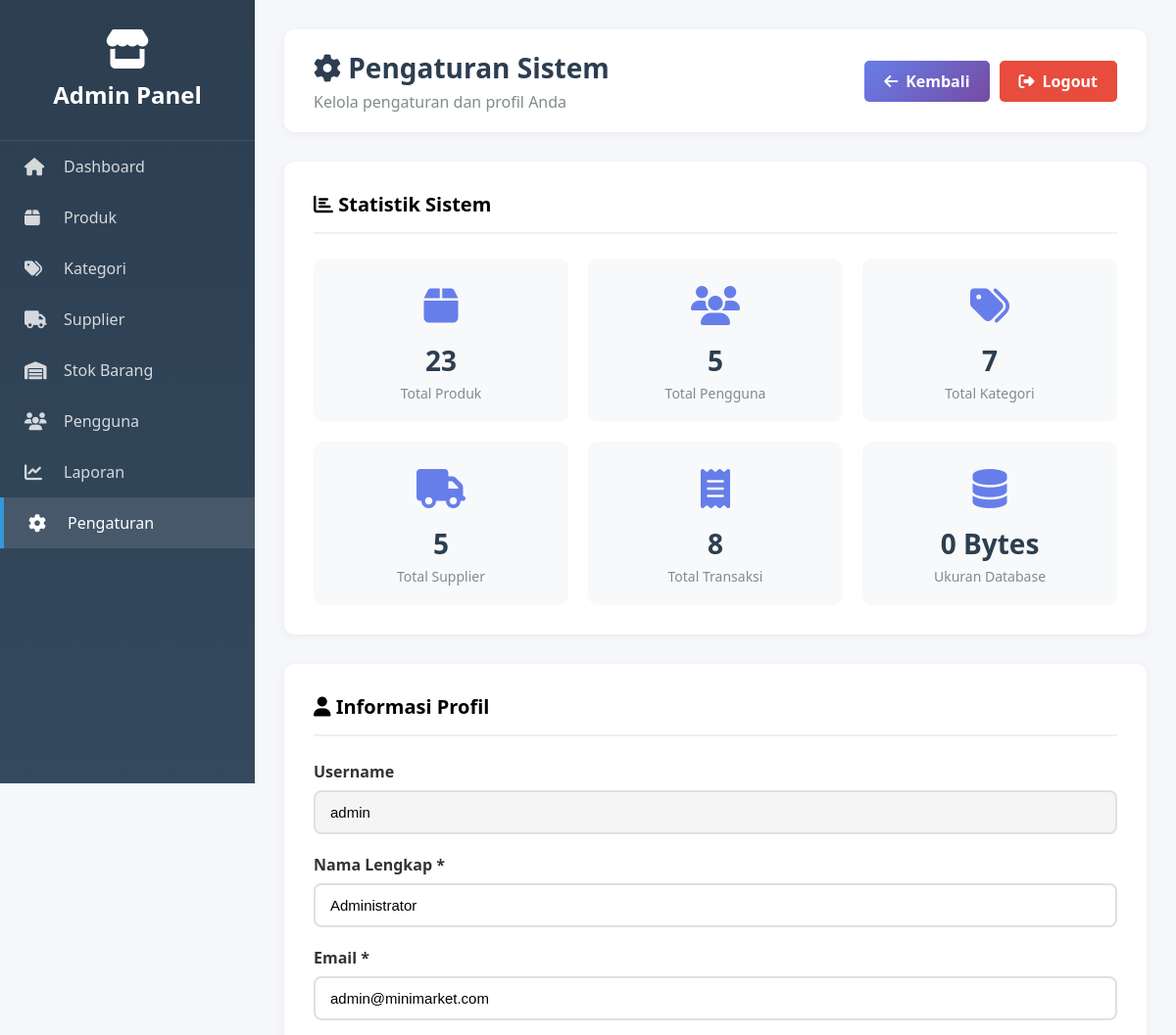
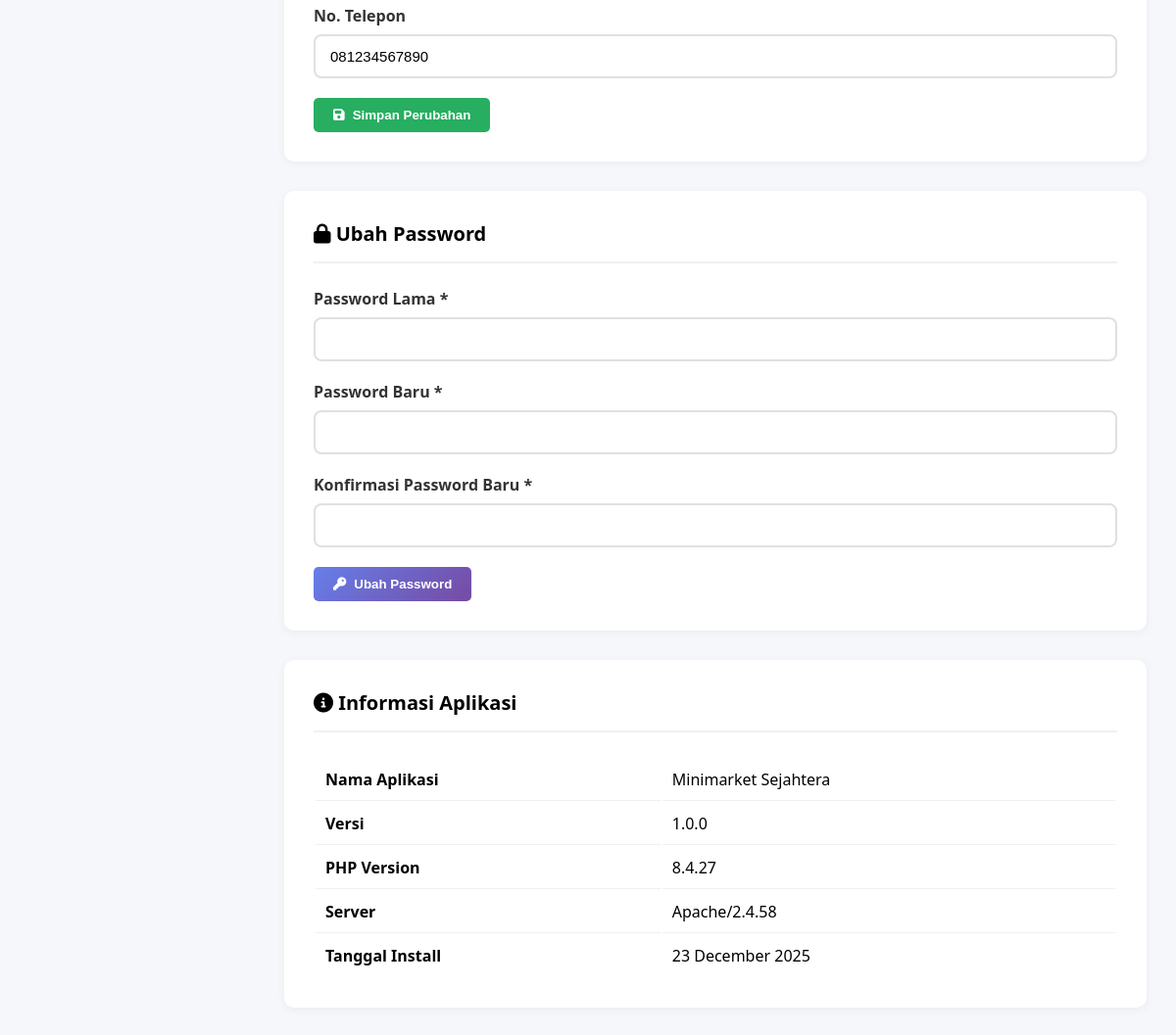
Screenshot of /admin/settings.php (signed in) with the database file from the repository (2 pictures, top to bottom).
### tables this page shows
CREATE TABLE `users` (
  `id` int(11) NOT NULL,
  `username` varchar(50) NOT NULL,
  `password` varchar(255) NOT NULL,
  `full_name` varchar(100) NOT NULL,
  `email` varchar(100) NOT NULL,
  `phone` varchar(20) DEFAULT NULL,
  `role` enum('admin','kasir','customer') NOT NULL,
  `address` text DEFAULT NULL,
  `photo` varchar(255) DEFAULT NULL,
  `status` enum('active','inactive') DEFAULT 'active',
  `created_at` timestamp NOT NULL DEFAULT current_timestamp(),
  `updated_at` timestamp NOT NULL DEFAULT current_timestamp() ON UPDATE current_timestamp()
);

### admin/settings.php (the view, shortened to what this page needs)
<?php
require_once '../config.php';
$user_id = $_SESSION['user_id'];
$user_info = $conn->query("SELECT * FROM users WHERE id=$user_id")->fetch_assoc();
$stats = [
    'total_products' => $conn->query("SELECT COUNT(*) as count FROM products")->fetch_assoc()['count'],
    'total_users' => $conn->query("SELECT COUNT(*) as count FROM users")->fetch_assoc()['count'],
    'total_categories' => $conn->query("SELECT COUNT(*) as count FROM categories")->fetch_assoc()['count'],
    'total_suppliers' => $conn->query("SELECT COUNT(*) as count FROM suppliers")->fetch_assoc()['count'],
    'total_transactions' => $conn->query("SELECT COUNT(*) as count FROM transactions")->fetch_assoc()['count'],
];
$db_name = DB_NAME;
$db_size_query = $conn->query("SELECT SUM(data_length + index_length) as size FROM information_schema.TABLES WHERE table_schema = '$db_name'");
$db_size_bytes = $db_size_query->fetch_assoc()['size'] ?? 0;
if ($db_size_bytes >= 1073741824) {
    $stats['db_size'] = number_format($db_size_bytes / 1073741824, 2) . ' GB';
} elseif ($db_size_bytes >= 1048576) {
    $stats['db_size'] = number_format($db_size_bytes / 1048576, 2) . ' MB';
} elseif ($db_size_bytes >= 1024) {
    $stats['db_size'] = number_format($db_size_bytes / 1024, 2) . ' KB';
} else {
    $stats['db_size'] = $db_size_bytes . ' Bytes';
}
require_once '../includes/admin_header.php';
?>
</head>
<body>
    <div class="wrapper">
        <div class="sidebar">
            <div class="sidebar-header">
                <i class="fas fa-store" style="font-size: 40px; margin-bottom: 10px;"></i>
                <h2>Admin Panel</h2>
            </div>
            <div class="sidebar-menu">
                <a href="index.php" class="menu-item"><i class="fas fa-home"></i><span>Dashboard</span></a>
                <a href="products.php" class="menu-item"><i class="fas fa-box"></i><span>Produk</span></a>
                <a href="categories.php" class="menu-item"><i class="fas fa-tags"></i><span>Kategori</span></a>
                <a href="suppliers.php" class="menu-item"><i class="fas fa-truck"></i><span>Supplier</span></a>
                <a href="stock.php" class="menu-item"><i class="fas fa-warehouse"></i><span>Stok Barang</span></a>
                <a href="users.php" class="menu-item"><i class="fas fa-users"></i><span>Pengguna</span></a>
                <a href="reports.php" class="menu-item"><i class="fas fa-chart-line"></i><span>Laporan</span></a>
                <a href="settings.php" class="menu-item active"><i class="fas fa-cog"></i><span>Pengaturan</span></a>
            </div>
        </div>
        <div class="main-content">
            <div class="top-bar">
                <div>
                    <h1 style="font-size: 28px; color: #2c3e50;"><i class="fas fa-cog"></i> Pengaturan Sistem</h1>
                    <p style="color: #7f8c8d; margin-top: 5px;">Kelola pengaturan dan profil Anda</p>
                </div>
                <div style="display: flex; gap: 10px;">
                    <a href="index.php" class="btn btn-primary"><i class="fas fa-arrow-left"></i> Kembali</a>
                    <a href="../logout.php" class="btn btn-danger"><i class="fas fa-sign-out-alt"></i> Logout</a>
                </div>
            </div>
            <div class="card">
                <h2 class="card-title"><i class="fas fa-chart-bar"></i> Statistik Sistem</h2>
                <div class="info-grid">
                    <div class="info-card">
                        <div class="info-icon"><i class="fas fa-box"></i></div>
                        <div class="info-value"><?php echo number_format($stats['total_products']); ?></div>
                        <div class="info-label">Total Produk</div>
                    </div>
                    <div class="info-card">
                        <div class="info-icon"><i class="fas fa-users"></i></div>
                        <div class="info-value"><?php echo number_format($stats['total_users']); ?></div>
                        <div class="info-label">Total Pengguna</div>
                    </div>
                    <div class="info-card">
                        <div class="info-icon"><i class="fas fa-tags"></i></div>
                        <div class="info-value"><?php echo number_format($stats['total_categories']); ?></div>
                        <div class="info-label">Total Kategori</div>
                    </div>
                    <div class="info-card">
                        <div class="info-icon"><i class="fas fa-truck"></i></div>
                        <div class="info-value"><?php echo number_format($stats['total_suppliers']); ?></div>
                        <div class="info-label">Total Supplier</div>
                    </div>
                    <div class="info-card">
                        <div class="info-icon"><i class="fas fa-receipt"></i></div>
                        <div class="info-value"><?php echo number_format($stats['total_transactions']); ?></div>
                        <div class="info-label">Total Transaksi</div>
                    </div>
                    <div class="info-card">
                        <div class="info-icon"><i class="fas fa-database"></i></div>
                        <div class="info-value"><?php echo $stats['db_size']; ?></div>
                        <div class="info-label">Ukuran Database</div>
                    </div>
                </div>
            </div>
            <div class="card">
                <h2 class="card-title"><i class="fas fa-user"></i> Informasi Profil</h2>
                <form method="POST">
                    <div class="form-group">
                        <label for="admin-username">Username</label>
                        <input type="text" id="admin-username" value="<?php echo $user_info['username']; ?>" autocomplete="username" readonly style="background: #f5f5f5;">
                    </div>
                    <div class="form-group">
                        <label for="admin-fullname">Nama Lengkap *</label>
                        <input type="text" id="admin-fullname" name="full_name" value="<?php echo $user_info['full_name']; ?>" autocomplete="name" required>
                    </div>
                    <div class="form-group">
                        <label for="admin-email">Email *</label>
                        <input type="email" id="admin-email" name="email" value="<?php echo $user_info['email']; ?>" autocomplete="email" required>
                    </div>
                    <div class="form-group">
                        <label for="admin-phone">No. Telepon</label>
                        <input type="tel" id="admin-phone" name="phone" value="<?php echo $user_info['phone']; ?>" autocomplete="tel">
                    </div>
                    <button type="submit" name="update_profile" class="btn btn-success">
                        <i class="fas fa-save"></i> Simpan Perubahan
                    </button>
                </form>
            </div>
            <div class="card">
                <h2 class="card-title"><i class="fas fa-lock"></i> Ubah Password</h2>
                <form method="POST">
                    <div class="form-group">
                        <label for="admin-current-password">Password Lama *</label>
                        <input type="password" id="admin-current-password" name="current_password" autocomplete="current-password" required>
                    </div>
                    <div class="form-group">
                        <label for="admin-new-password">Password Baru *</label>
                        <input type="password" id="admin-new-password" name="new_password" autocomplete="new-password" required minlength="6">
                    </div>
                    <div class="form-group">
                        <label for="admin-confirm-password">Konfirmasi Password Baru *</label>
                        <input type="password" id="admin-confirm-password" name="confirm_password" autocomplete="new-password" required minlength="6">
                    </div>
                    <button type="submit" name="change_password" class="btn btn-primary">
                        <i class="fas fa-key"></i> Ubah Password
                    </button>
                </form>
            </div>
            <div class="card">
                <h2 class="card-title"><i class="fas fa-info-circle"></i> Informasi Aplikasi</h2>
                <table style="width: 100%;">
                    <tr>
                        <td style="padding: 10px; border-bottom: 1px solid #f0f0f0;"><strong>Nama Aplikasi</strong></td>
                        <td style="padding: 10px; border-bottom: 1px solid #f0f0f0;"><?php echo SITE_NAME; ?></td>
                    </tr>
                    <tr>
                        <td style="padding: 10px; border-bottom: 1px solid #f0f0f0;"><strong>Versi</strong></td>
                        <td style="padding: 10px; border-bottom: 1px solid #f0f0f0;">1.0.0</td>
                    </tr>
                    <tr>
                        <td style="padding: 10px; border-bottom: 1px solid #f0f0f0;"><strong>PHP Version</strong></td>
                        <td style="padding: 10px; border-bottom: 1px solid #f0f0f0;"><?php echo phpversion(); ?></td>
                    </tr>
                    <tr>
                        <td style="padding: 10px; border-bottom: 1px solid #f0f0f0;"><strong>Server</strong></td>
                        <td style="padding: 10px; border-bottom: 1px solid #f0f0f0;"><?php echo $_SERVER['SERVER_SOFTWARE']; ?></td>
                    </tr>
                    <tr>
                        <td style="padding: 10px;"><strong>Tanggal Install</strong></td>
                        <td style="padding: 10px;"><?php echo date('d F Y'); ?></td>
                    </tr>
                </table>
            </div>
        </div>
    </div>
<?php require_once '../includes/admin_footer.php'; ?>

### admin/settings.php (style rules this page uses)
* { margin: 0; padding: 0; box-sizing: border-box; }
body { font-family: 'Segoe UI', Tahoma, Geneva, Verdana, sans-serif; background: #f5f7fa; }
.wrapper { display: flex; min-height: 100vh; }
.sidebar { width: 260px; background: linear-gradient(180deg, #2c3e50 0%, #34495e 100%); color: white; position: fixed; height: 100vh; overflow-y: auto; }
.sidebar-header { padding: 30px 20px; text-align: center; border-bottom: 1px solid rgba(255,255,255,0.1); }
.menu-item { padding: 15px 25px; display: flex; align-items: center; color: rgba(255,255,255,0.8); text-decoration: none; transition: all 0.3s; }
.menu-item:hover, .menu-item.active { background: rgba(255,255,255,0.1); color: white; border-left: 4px solid #3498db; }
.menu-item i { margin-right: 15px; font-size: 18px; width: 25px; }
.main-content { margin-left: 260px; flex: 1; padding: 30px; }
.top-bar { background: white; padding: 20px 30px; border-radius: 10px; display: flex; justify-content: space-between; align-items: center; margin-bottom: 30px; box-shadow: 0 2px 10px rgba(0,0,0,0.05); }
.btn { padding: 10px 20px; border: none; border-radius: 5px; cursor: pointer; font-weight: 600; text-decoration: none; display: inline-flex; align-items: center; gap: 8px; transition: all 0.3s; }
.btn-primary { background: linear-gradient(135deg, #667eea 0%, #764ba2 100%); color: white; }
.btn-danger { background: #e74c3c; color: white; }
.btn-success { background: #27ae60; color: white; }
.card { background: white; border-radius: 10px; padding: 30px; box-shadow: 0 2px 10px rgba(0,0,0,0.05); margin-bottom: 30px; }
.card-title { font-size: 20px; font-weight: bold; margin-bottom: 25px; padding-bottom: 15px; border-bottom: 2px solid #f0f0f0; }
.form-group { margin-bottom: 20px; }
.form-group label { display: block; margin-bottom: 8px; font-weight: 600; color: #333; }
.form-group input { width: 100%; padding: 12px 15px; border: 2px solid #e0e0e0; border-radius: 8px; font-size: 15px; }
.info-grid { display: grid; grid-template-columns: repeat(3, 1fr); gap: 20px; }
.info-card { background: #f8f9fa; padding: 20px; border-radius: 10px; text-align: center; }
.info-icon { font-size: 40px; color: #667eea; margin-bottom: 10px; }
.info-value { font-size: 28px; font-weight: bold; color: #2c3e50; margin-bottom: 5px; }
.info-label { color: #7f8c8d; font-size: 14px; }

### rows the page displays
users: username "admin", full_name "Administrator", email "admin@minimarket.com", phone "081234567890"

### other values shown
$stats['total_products'] "23"
$stats['total_users'] "5"
$stats['total_categories'] "7"
$stats['total_suppliers'] "5"
$stats['total_transactions'] "8"
$stats['db_size'] "0 Bytes"
SITE_NAME "Minimarket Sejahtera"
phpversion() "8.4.27"
$_SERVER['SERVER_SOFTWARE'] "Apache/2.4.58"
